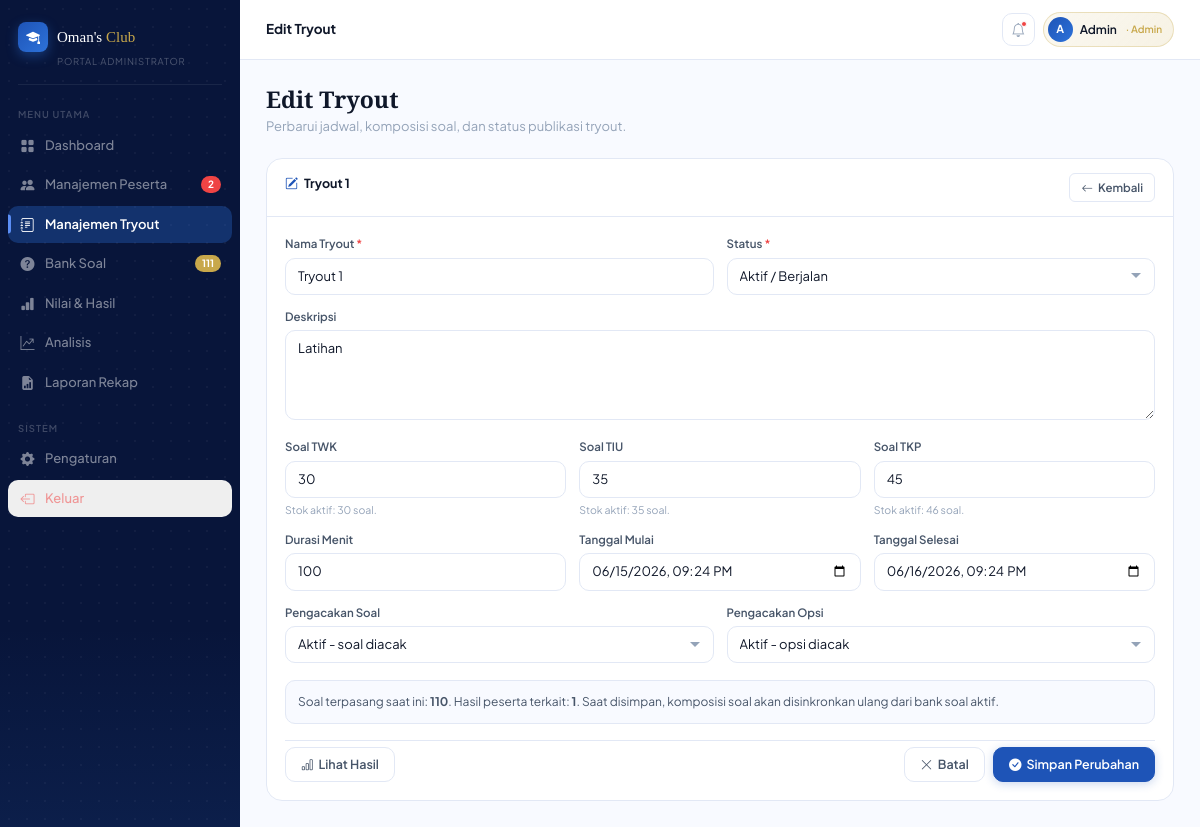
Page /Admin/edit-tryout?id=6 (signed in) on the committed database.
### tables this page shows
CREATE TABLE IF NOT EXISTS `tryout` (
  `id_tryout` int unsigned NOT NULL AUTO_INCREMENT,
  `nama_tryout` varchar(150) NOT NULL,
  `deskripsi` text,
  `waktu` smallint unsigned NOT NULL DEFAULT '100' COMMENT 'Durasi ujian dalam menit',
  `jml_soal_twk` tinyint unsigned NOT NULL DEFAULT '30',
  `jml_soal_tiu` tinyint unsigned NOT NULL DEFAULT '35',
  `jml_soal_tkp` tinyint unsigned NOT NULL DEFAULT '45',
  `tanggal_mulai` datetime NOT NULL,
  `tanggal_selesai` datetime NOT NULL,
  `status` enum('draft','aktif','selesai','diarsipkan') NOT NULL DEFAULT 'draft',
  `acak_soal` tinyint(1) NOT NULL DEFAULT '1' COMMENT '1 = soal diacak untuk setiap peserta',
  `acak_opsi` tinyint(1) NOT NULL DEFAULT '0' COMMENT '1 = urutan opsi A-E ikut diacak',
  `dibuat_oleh` int unsigned DEFAULT NULL,
  `created_at` datetime NOT NULL DEFAULT CURRENT_TIMESTAMP,
  `updated_at` datetime NOT NULL DEFAULT CURRENT_TIMESTAMP ON UPDATE CURRENT_TIMESTAMP,
  PRIMARY KEY (`id_tryout`),
  KEY `fk_tryout_user` (`dibuat_oleh`),
  KEY `idx_status` (`status`),
  KEY `idx_tanggal_mulai` (`tanggal_mulai`),
  KEY `idx_tanggal_selesai` (`tanggal_selesai`),
  CONSTRAINT `fk_tryout_user` FOREIGN KEY (`dibuat_oleh`) REFERENCES `user` (`id_user`) ON DELETE SET NULL ON UPDATE CASCADE
);

### app/Kontrol/Admin/AdminPage.php (called while the page is built, shortened)
<?php
function AEditTryout(){
    $idTryout = (int) ($_GET['id'] ?? 0);
    $tryout = db_fetch('SELECT * FROM tryout WHERE id_tryout = ?', [$idTryout]);
    $activeQuestionStock = admin_active_question_stock();
    include BASE_PATH . "/app/Tampilan/Layout/Admin-layout.php";
}
function admin_active_question_stock(): array{
    $stock = ['TWK' => 0, 'TIU' => 0, 'TKP' => 0];
    foreach (db_fetch_all("
        SELECT k.kode, COUNT(s.id_soal) AS total
        FROM kategori k
        LEFT JOIN soal s ON s.id_kategori = k.id_kategori AND s.status = 'aktif'
        WHERE k.kode IN ('TWK', 'TIU', 'TKP')
        GROUP BY k.kode
    ") as $row) {
        if (isset($stock[$row['kode']])) {
            $stock[$row['kode']] = (int) $row['total'];
        }
    }
    return $stock;
}
?>

### app/Pusat/routing.php (called while the page is built, shortened)
<?php
$routes = [];
function request($uri, $method) {
    global $routes;
    $uri = parse_url($uri, PHP_URL_PATH);
    $method = strtoupper($_POST['_method'] ?? $method);
    $callback = $routes[$method][$uri] ?? null;
    call_user_func($callback);
}
?>

### public/index.php (called while the page is built, shortened)
<?php
require BASE_PATH . '/app/Pusat/db.php';
require BASE_PATH . '/app/Pusat/routing.php';
request($_SERVER['REQUEST_URI'], $_SERVER['REQUEST_METHOD']);
?>

### app/Pusat/db.php (called while the page is built, shortened)
<?php
class DatabasePool
{
    private static array $connections = [];
    private static ?array $env = null;
    public static function connection(string $name = 'default'): PDO
    {
        if (isset(self::$connections[$name])) {
            return self::$connections[$name];
        }
        $config = self::config();
        $dsn = sprintf(
            'mysql:host=%s;port=%s;dbname=%s;charset=%s',
            $config['host'],
            $config['port'],
            $config['database'],
            $config['charset']
        );
        self::$connections[$name] = new PDO($dsn, $config['username'], $config['password'], [
            PDO::ATTR_ERRMODE => PDO::ERRMODE_EXCEPTION,
            PDO::ATTR_DEFAULT_FETCH_MODE => PDO::FETCH_ASSOC,
            PDO::ATTR_EMULATE_PREPARES => false,
            PDO::ATTR_PERSISTENT => true,
            PDO::MYSQL_ATTR_INIT_COMMAND => "SET NAMES {$config['charset']} COLLATE utf8mb4_unicode_ci",
        ]);
        return self::$connections[$name];
    }
    public static function query(string $sql, array $params = []): PDOStatement
    {
        $statement = self::connection()->prepare($sql);
        $statement->execute($params);
        return $statement;
    }
    public static function fetch(string $sql, array $params = []): ?array
    {
        $row = self::query($sql, $params)->fetch();
        return $row === false ? null : $row;
    }
    public static function fetchAll(string $sql, array $params = []): array
    {
        return self::query($sql, $params)->fetchAll();
    }
    public static function config(): array
    {
        $env = self::env();
        return [
            'host' => $env['DB_HOST'] ?? '127.0.0.1',
            'port' => $env['DB_PORT'] ?? '3306',
            'database' => $env['DB_DATABASE'] ?? 'db_tryout_cpns',
            'username' => $env['DB_USERNAME'] ?? 'root',
            'password' => $env['DB_PASSWORD'] ?? '',
            'charset' => $env['DB_CHARSET'] ?? 'utf8mb4',
        ];
    }
    private static function env(): array
    {
        self::$env = [];
        $path = defined('BASE_PATH') ? BASE_PATH . '/.env' : dirname(__DIR__, 2) . '/.env';
        foreach (file($path, FILE_IGNORE_NEW_LINES | FILE_SKIP_EMPTY_LINES) as $line) {
            $line = trim($line);
            if ($line === '' || str_starts_with($line, '#') || !str_contains($line, '=')) {
                continue;
            }
            [$key, $value] = explode('=', $line, 2);
            $key = trim($key);
            $value = trim($value);
            $value = trim($value, "\"'");
            self::$env[$key] = $value;
        }
        return self::$env;
    }
}
function db_fetch(string $sql, array $params = []): ?array
{
    return DatabasePool::fetch($sql, $params);
}
function db_fetch_all(string $sql, array $params = []): array
{
    return DatabasePool::fetchAll($sql, $params);
}
?>

### app/Tampilan/Halaman/Admin/edit-tryout-admin.php (the view, shortened to what this page needs)
<?php
$id = (int) $tryout['id_tryout'];
$tanggalMulai = date('Y-m-d\TH:i', strtotime($tryout['tanggal_mulai']));
$tanggalSelesai = date('Y-m-d\TH:i', strtotime($tryout['tanggal_selesai']));
$soalTerpasang = db_fetch('SELECT COUNT(*) AS total FROM tryout_soal WHERE id_tryout = ?', [$id]);
$hasilCount = db_fetch('SELECT COUNT(*) AS total FROM hasil WHERE id_tryout = ?', [$id]);
$activeQuestionStock = $activeQuestionStock ?? ['TWK' => 0, 'TIU' => 0, 'TKP' => 0];
?>
<div class="page active" id="pg-edit-tryout">
  <div class="page-body">
    <div class="page-heading anim">
      <h2>Edit Tryout</h2>
      <p>Perbarui jadwal, komposisi soal, dan status publikasi tryout.</p>
    </div>
    <div class="card anim anim-d1">
      <div class="card-head">
        <div class="card-title"><i class="bi bi-pencil-square"></i> <?= htmlspecialchars($tryout['nama_tryout']) ?></div>
        <a href="<?= BASE_URL ?>/Admin/kelola-tryout" class="btn btn-ghost btn-sm"><i class="bi bi-arrow-left"></i> Kembali</a>
      </div>
      <form id="formEditTryout" method="post" action="<?= BASE_URL ?>/Admin/tryout" style="padding:18px;">
        <div class="form-row">
          <div class="form-group">
            <label class="form-label" for="nama_tryout">Nama Tryout <span class="req">*</span></label>
            <input class="form-input" id="nama_tryout" name="nama_tryout" type="text" value="<?= htmlspecialchars($tryout['nama_tryout']) ?>" required>
          </div>
          <div class="form-group">
            <label class="form-label" for="status">Status <span class="req">*</span></label>
            <select class="form-select" id="status" name="status" required>
              <?php foreach (['draft' => 'Draft', 'aktif' => 'Aktif / Berjalan', 'selesai' => 'Selesai', 'diarsipkan' => 'Diarsipkan'] as $value => $label): ?>
                <option value="<?= $value ?>" <?= $tryout['status'] === $value ? 'selected' : '' ?>><?= $label ?></option>
              <?php endforeach; ?>
            </select>
          </div>
        </div>
        <div class="form-group">
          <label class="form-label" for="deskripsi">Deskripsi</label>
          <textarea class="form-input form-textarea" id="deskripsi" name="deskripsi"><?= htmlspecialchars($tryout['deskripsi'] ?? '') ?></textarea>
        </div>
        <div class="form-row-3">
          <div class="form-group">
            <label class="form-label" for="jml_soal_twk">Soal TWK</label>
            <input class="form-input" id="jml_soal_twk" name="jml_soal_twk" type="number" min="0" max="<?= (int) $activeQuestionStock['TWK'] ?>" value="<?= (int) $tryout['jml_soal_twk'] ?>" data-stock="<?= (int) $activeQuestionStock['TWK'] ?>">
            <div style="font-size:10.5px;color:var(--ash);margin-top:4px;">Stok aktif: <?= (int) $activeQuestionStock['TWK'] ?> soal.</div>
          </div>
          <div class="form-group">
            <label class="form-label" for="jml_soal_tiu">Soal TIU</label>
            <input class="form-input" id="jml_soal_tiu" name="jml_soal_tiu" type="number" min="0" max="<?= (int) $activeQuestionStock['TIU'] ?>" value="<?= (int) $tryout['jml_soal_tiu'] ?>" data-stock="<?= (int) $activeQuestionStock['TIU'] ?>">
            <div style="font-size:10.5px;color:var(--ash);margin-top:4px;">Stok aktif: <?= (int) $activeQuestionStock['TIU'] ?> soal.</div>
          </div>
          <div class="form-group">
            <label class="form-label" for="jml_soal_tkp">Soal TKP</label>
            <input class="form-input" id="jml_soal_tkp" name="jml_soal_tkp" type="number" min="0" max="<?= (int) $activeQuestionStock['TKP'] ?>" value="<?= (int) $tryout['jml_soal_tkp'] ?>" data-stock="<?= (int) $activeQuestionStock['TKP'] ?>">
            <div style="font-size:10.5px;color:var(--ash);margin-top:4px;">Stok aktif: <?= (int) $activeQuestionStock['TKP'] ?> soal.</div>
          </div>
        </div>
        <div class="form-row-3">
          <div class="form-group">
            <label class="form-label" for="waktu">Durasi Menit</label>
            <input class="form-input" id="waktu" name="waktu" type="number" min="1" value="<?= (int) $tryout['waktu'] ?>">
          </div>
          <div class="form-group">
            <label class="form-label" for="tanggal_mulai">Tanggal Mulai</label>
            <input class="form-input" id="tanggal_mulai" name="tanggal_mulai" type="datetime-local" value="<?= $tanggalMulai ?>" required>
          </div>
          <div class="form-group">
            <label class="form-label" for="tanggal_selesai">Tanggal Selesai</label>
            <input class="form-input" id="tanggal_selesai" name="tanggal_selesai" type="datetime-local" value="<?= $tanggalSelesai ?>" required>
          </div>
        </div>
        <div class="form-row">
          <div class="form-group">
            <label class="form-label" for="acak_soal">Pengacakan Soal</label>
            <select class="form-select" id="acak_soal" name="acak_soal">
              <option value="1" <?= (int) $tryout['acak_soal'] === 1 ? 'selected' : '' ?>>Aktif - soal diacak</option>
            </select>
          </div>
          <div class="form-group">
            <label class="form-label" for="acak_opsi">Pengacakan Opsi</label>
            <select class="form-select" id="acak_opsi" name="acak_opsi">
              <option value="1" <?= (int) $tryout['acak_opsi'] === 1 ? 'selected' : '' ?>>Aktif - opsi diacak</option>
            </select>
          </div>
        </div>
        <div style="background:var(--cloud);border:1px solid var(--smoke);border-radius:var(--r-md);padding:12px;margin:4px 0 16px;font-size:12px;color:var(--slate);">
          Soal terpasang saat ini: <strong><?= (int) ($soalTerpasang['total'] ?? 0) ?></strong>.
          Hasil peserta terkait: <strong><?= (int) ($hasilCount['total'] ?? 0) ?></strong>.
          Saat disimpan, komposisi soal akan disinkronkan ulang dari bank soal aktif.
        </div>
        <div style="display:flex;justify-content:space-between;gap:8px;padding-top:6px;border-top:1px solid var(--smoke);margin-top:16px;flex-wrap:wrap;">
          <a href="<?= BASE_URL ?>/Admin/hasil-tryout?id=<?= $id ?>" class="btn btn-ghost"><i class="bi bi-bar-chart"></i> Lihat Hasil</a>
          <div style="display:flex;gap:8px;">
            <a href="<?= BASE_URL ?>/Admin/kelola-tryout" class="btn btn-ghost"><i class="bi bi-x-lg"></i> Batal</a>
            <button type="submit" class="btn btn-primary"><i class="bi bi-check-circle-fill"></i> Simpan Perubahan</button>
          </div>
        </div>
      </form>
    </div>
  </div>
</div>

### public/Styles/Basis/variables.css (style rules this page uses)
:root { --navy: #08153A; --blue-dark: #0D2149; --blue-mid: #1A3D7C; --blue-main: #1E54B7; --blue-bright: #2D72D9; --blue-light: #5B8EF5; --blue-pale: #DAE5FD; --blue-ghost: #EBF2FE; --frost: #F0F5FF; --white: #FFFFFF; --off-white: #F7FAFF; --ink: #0F1729; --slate: #475569; --ash: #94A3B8; --smoke: #E2E8F5; --cloud: #F8FAFF; --gold: #C8A84B; --gold-light: #F0D070; --emerald: #10B981; --crimson: #EF4444; --amber: #F59E0B; --sb-w: 240px; --bar-h: 60px; --r-lg: 16px; --r-md: 10px; --r-sm: 6px; --r-xs: 4px; --shadow-sm: 0 1px 2px 0 rgb(0 0 0 / 0.05); --shadow-md: 0 4px 6px -1px rgb(0 0 0 / 0.1); --shadow-lg: 0 10px 15px -3px rgb(0 0 0 / 0.1); --shadow-xl: 0 20px 25px -5px rgb(0 0 0 / 0.1); --transition-fast: 0.15s ease; --transition-normal: 0.22s ease; --transition-slow: 0.3s ease; --z-dropdown: 100; --z-sticky: 200; --z-sidebar: 300; --z-modal: 500; --z-toast: 600; }

### public/Styles/Layout/main.css (style rules this page uses)
.page { display: none; flex: 1; }
.page.active { display: block; }
.page-body { padding: 26px; max-width: 1200px; }
.page-heading { margin-bottom: 22px; }
.page-heading h2 { font-family: 'Playfair Display', serif; font-size: 23px; color: var(--ink); line-height: 1.2; margin-bottom: 3px; }
.page-heading p { font-size: 13px; color: var(--ash); }

### public/Styles/Komponen/cards.css (style rules this page uses)
.card { background: var(--white); border: 1px solid var(--smoke); border-radius: var(--r-lg); transition: box-shadow var(--transition-normal), border-color var(--transition-normal); }
.card-head { padding: 14px 18px; border-bottom: 1px solid var(--smoke); display: flex; align-items: center; justify-content: space-between; }
.card-title { font-size: 12.5px; font-weight: 700; color: var(--ink); display: flex; align-items: center; gap: 6px; }
.card-title i { color: var(--blue-main); font-size: 13px; }

### public/Styles/Komponen/buttons.css (style rules this page uses)
.btn { display: inline-flex; align-items: center; gap: 5px; font-family: 'Plus Jakarta Sans', sans-serif; font-size: 12.5px; font-weight: 600; padding: 7px 15px; border-radius: var(--r-md); cursor: pointer; transition: all var(--transition-fast); border: 1.5px solid transparent; text-decoration: none; }
.btn-primary { background: var(--blue-main); color: #fff; border-color: var(--blue-main); box-shadow: 0 2px 10px rgba(30, 84, 183, 0.24); }
.btn-ghost { background: transparent; color: var(--slate); border-color: var(--smoke); }
.btn-sm { padding: 5px 11px; font-size: 11.5px; border-radius: var(--r-sm); }

### public/Styles/Komponen/forms.css (style rules this page uses)
.form-row { display: grid; grid-template-columns: 1fr 1fr; gap: 13px; }
.form-row-3 { display: grid; grid-template-columns: 1fr 1fr 1fr; gap: 13px; }
.form-group { margin-bottom: 13px; }
.form-group:last-child { margin-bottom: 0; }
.form-label { display: block; font-size: 11.5px; font-weight: 600; color: var(--slate); margin-bottom: 5px; }
.form-label .req { color: var(--crimson); }
.form-input { width: 100%; padding: 8px 12px; border: 1.5px solid var(--smoke); border-radius: var(--r-md); font-size: 13px; font-family: 'Plus Jakarta Sans', sans-serif; color: var(--ink); background: var(--white); outline: none; transition: all var(--transition-fast); }
.form-textarea { resize: vertical; min-height: 90px; }
.form-select { width: 100%; padding: 8px 12px; border: 1.5px solid var(--smoke); border-radius: var(--r-md); font-size: 13px; font-family: 'Plus Jakarta Sans', sans-serif; color: var(--ink); background: var(--white); outline: none; transition: all var(--transition-fast); cursor: pointer; appearance: none; background-repeat: no-repeat; background-position: right 12px center; }

### public/Styles/FItur/animations.css (style rules this page uses)
.anim { animation: fadeSlideUp 0.36s ease both; }
.anim-d1 { animation-delay: 0.06s; }

### rows in the picture
tryout: nama_tryout "Tryout 1", status "Aktif / Berjalan", deskripsi "Latihan", jml_soal_twk "30", jml_soal_tiu "35", jml_soal_tkp "45", waktu "100", tanggal_mulai "06/15/2026 21:24", tanggal_selesai "06/16/2026 21:24", acak_soal "Aktif - soal diacak", acak_opsi "Aktif - opsi diacak"

### other values in the picture
$item['label'] "Dashboard"
$item['label'] "Manajemen Peserta"
$item['badge'] "2"
$item['label'] "Manajemen Tryout"
$item['label'] "Bank Soal"
$item['badge'] "111"
$item['label'] "Nilai & Hasil"
$item['label'] "Analisis"
$item['label'] "Laporan Rekap"
$item['label'] "Pengaturan"
$topbarTitle "Edit Tryout"
$activeQuestionStock['TWK'] "30"
$activeQuestionStock['TIU'] "35"
$activeQuestionStock['TKP'] "46"
$soalTerpasang['total'] "110"
